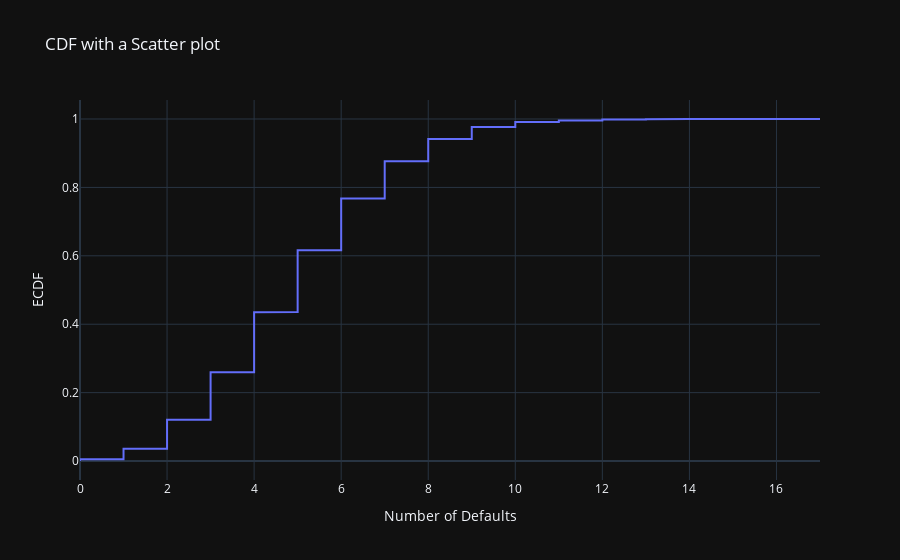

The code cell stored with this chart in its notebook:
### Code cell
fig = go.Figure(
    data=go.Scatter(x=x, y=y, mode='lines'),
    layout_title_text='CDF with a Scatter plot',
    layout_xaxis_title ="Number of Defaults",
    layout_yaxis_title= "ECDF"
)

fig.show()

### Figure 1 — Plotly figure (JSON) as saved in the notebook; plotly's stock layout.template omitted (floating-point values rounded to 4 significant figures; data arrays with more than 128 entries replaced by an {"elided": "..."} marker saying what was removed)
{"data": [{"mode": "lines", "type": "scatter", "x": {"elided": "10000 int values"}, "y": {"elided": "10000 float values"}}], "layout": {"autosize": true, "title": {"text": "CDF with a Scatter plot"}, "xaxis": {"autorange": true, "range": [0, 17], "title": {"text": "Number of Defaults"}, "type": "linear"}, "yaxis": {"autorange": true, "range": [-0.05545, 1.056], "title": {"text": "ECDF"}, "type": "linear"}}}
